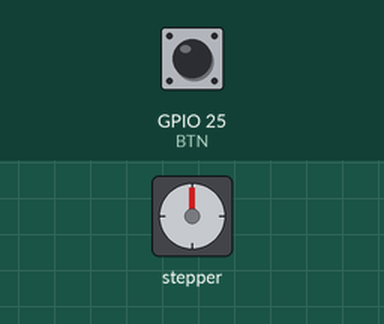
This sketch was run on a simulated ESP32. On the bench: stepper motor. Wiring (inferred from the names in the program): stepper motor driver (200 steps per turn assumed): step GPIO 33; direction GPIO 32. The test bench sets the inputs (shaded band); at power-on: GPIO 25 (BTN) HIGH. What the sketch prints to the serial monitor is not drawn.

Above: at 1.2 s.
1.3 s: GPIO 25 (BTN) pulled LOW for 3.2 s
At 4.0 s:
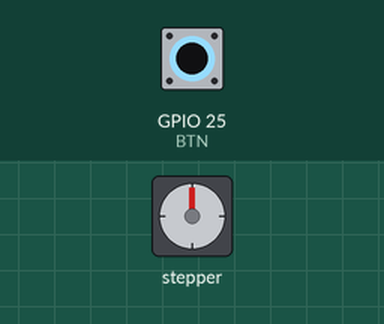
Timing chart, 0 to 7.9 s (numbered marks = the images above; inputs shaded):
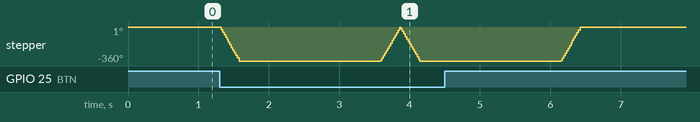

Measured:
- after the input at 1.3 s, stepper: turns 360° counter-clockwise in 0.28 s, then 360° clockwise in 0.28 s, then 360° counter-clockwise in 0.27 s, then 360° clockwise in 0.28 s

The sketch:

step.ino
```cpp
//스텝모터 사용법

int STEP = 33;
int DIR = 32;
int BTN = 25;
boolean Button = true;

void setup(){
    //시리얼모니터 시작
  Serial.begin(115200);

  pinMode(STEP,OUTPUT);
  pinMode(DIR,OUTPUT);
  digitalWrite(DIR,HIGH);
  pinMode(BTN,INPUT);
}
void loop(){
  int Button = digitalRead(BTN);
  Serial.println(Button);
  if(Button == 0){
    digitalWrite(DIR,LOW);
    for(int x=0;x<200;x++){
      digitalWrite(STEP,HIGH);
      delayMicroseconds(700);
      digitalWrite(STEP,LOW);
      delayMicroseconds(700);
    }
    digitalWrite(STEP,LOW);
    digitalWrite(STEP,LOW);
    delay(2000);
    digitalWrite(DIR,HIGH);
    delayMicroseconds(100);
    for(int x=0;x<200;x++){
      digitalWrite(STEP,HIGH);
      delayMicroseconds(700);
      digitalWrite(STEP,LOW);
      delayMicroseconds(700);
    }
    digitalWrite(STEP,LOW);
    digitalWrite(STEP,LOW);
  }
}
```
